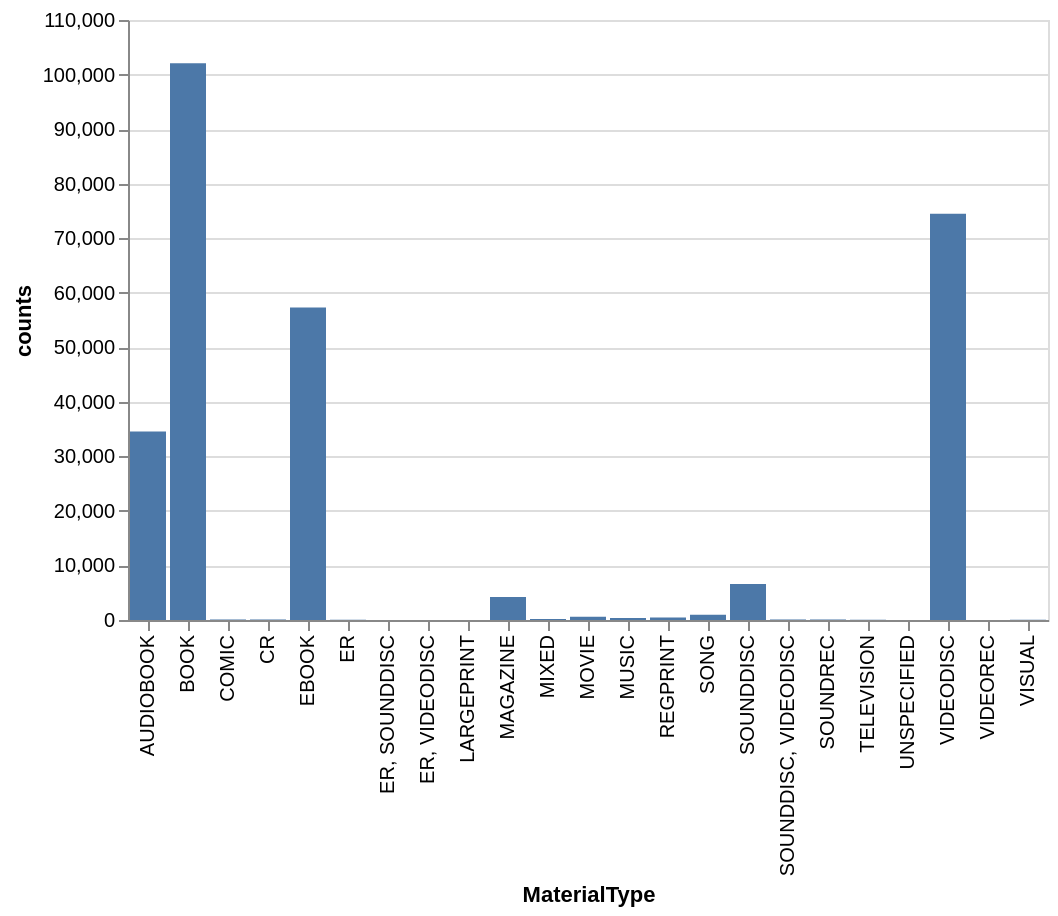

Notebook code cell kept with this figure:
### Code cell
source = seattle_df['MaterialType'].value_counts().rename_axis('MaterialType').reset_index(name='counts')
alt.Chart(source).mark_bar().encode(
    x='MaterialType',
    y='counts'
)

### Figure 1 — Vega-Lite specification as saved in the notebook (floating-point values rounded to 4 significant figures)
{"config": {"view": {"continuousWidth": 300, "continuousHeight": 300}}, "data": {"name": "data-968481b684d5dfeb3cc118200e184fc7"}, "mark": {"type": "bar"}, "encoding": {"x": {"field": "MaterialType", "type": "nominal"}, "y": {"field": "counts", "type": "quantitative"}}, "$schema": "https://vega.github.io/schema/vega-lite/v5.20.1.json", "datasets": {"data-968481b684d5dfeb3cc118200e184fc7": [{"MaterialType": "BOOK", "counts": 102076}, {"MaterialType": "VIDEODISC", "counts": 74473}, {"MaterialType": "EBOOK", "counts": 57299}, {"MaterialType": "AUDIOBOOK", "counts": 34542}, {"MaterialType": "SOUNDDISC", "counts": 6593}, {"MaterialType": "MAGAZINE", "counts": 4197}, {"MaterialType": "SONG", "counts": 975}, {"MaterialType": "MOVIE", "counts": 596}, {"MaterialType": "REGPRINT", "counts": 447}, {"MaterialType": "MUSIC", "counts": 382}, {"MaterialType": "MIXED", "counts": 195}, {"MaterialType": "CR", "counts": 112}, {"MaterialType": "SOUNDDISC, VIDEODISC", "counts": 89}, {"MaterialType": "COMIC", "counts": 83}, {"MaterialType": "SOUNDREC", "counts": 82}, {"MaterialType": "TELEVISION", "counts": 39}, {"MaterialType": "ER", "counts": 34}, {"MaterialType": "VISUAL", "counts": 31}, {"MaterialType": "LARGEPRINT", "counts": 19}, {"MaterialType": "ER, SOUNDDISC", "counts": 10}, {"MaterialType": "ER, VIDEODISC", "counts": 9}, {"MaterialType": "VIDEOREC", "counts": 2}, {"MaterialType": "UNSPECIFIED", "counts": 2}]}}
